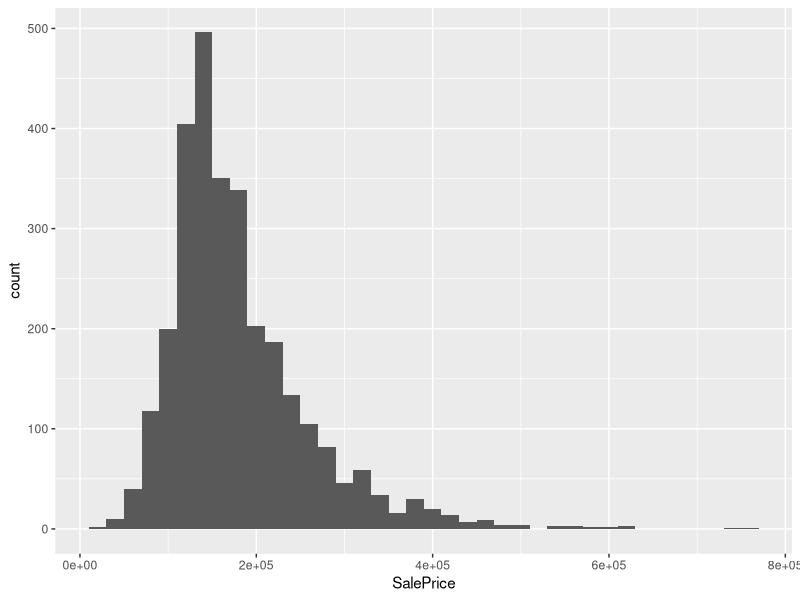
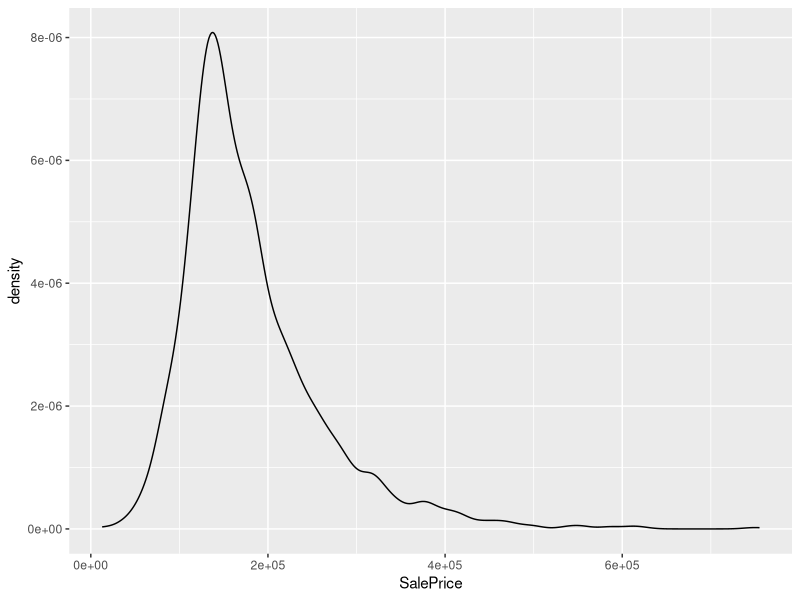
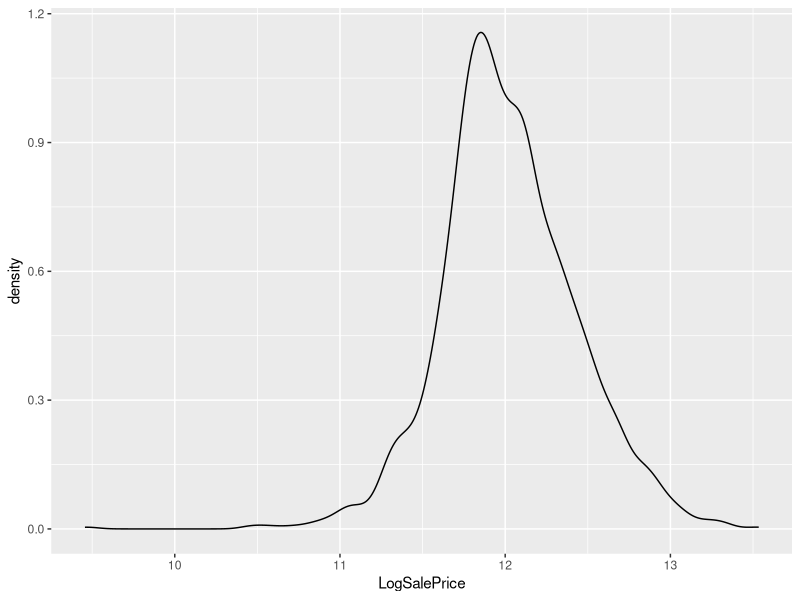
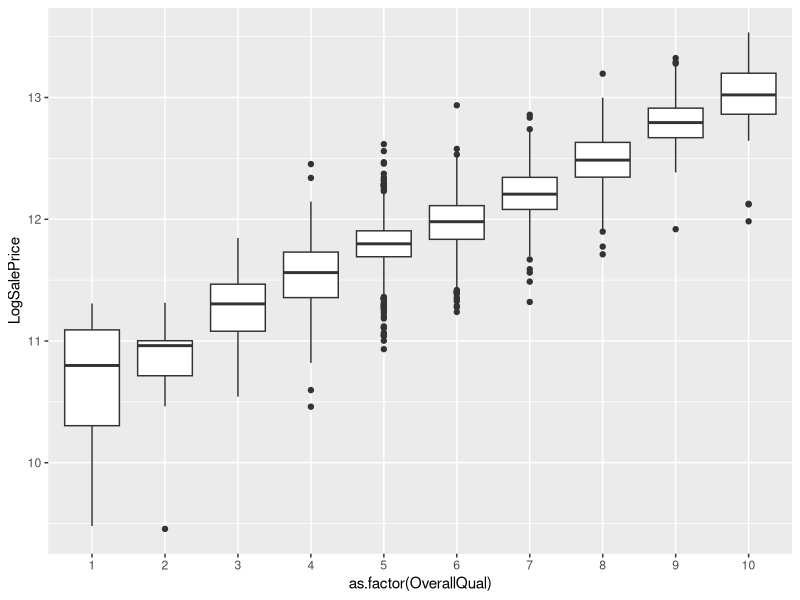
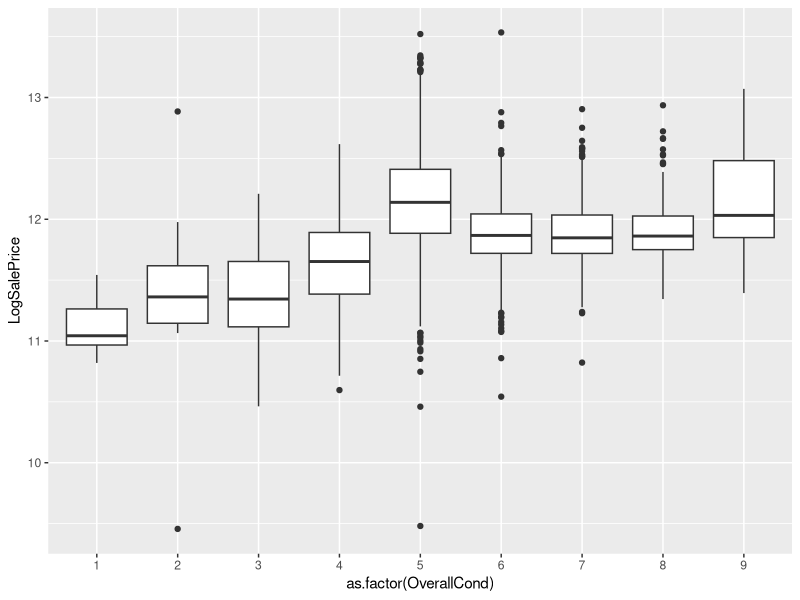
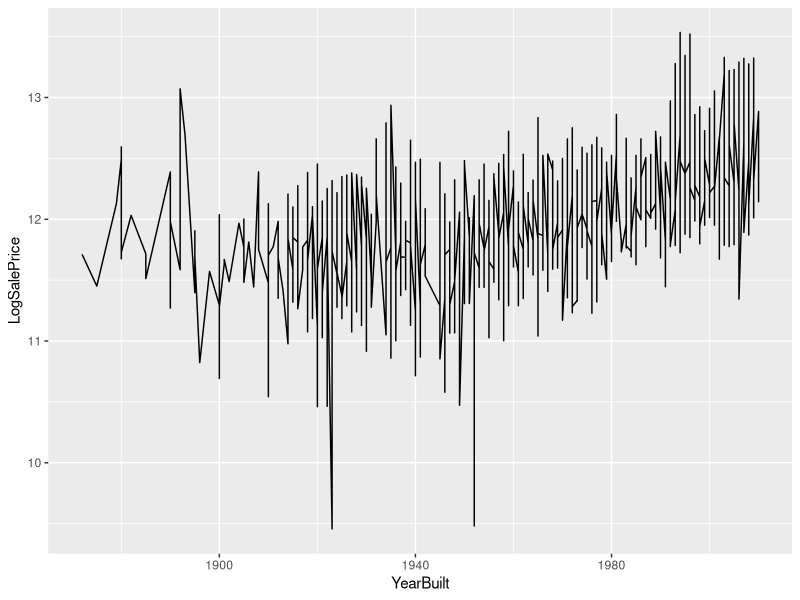
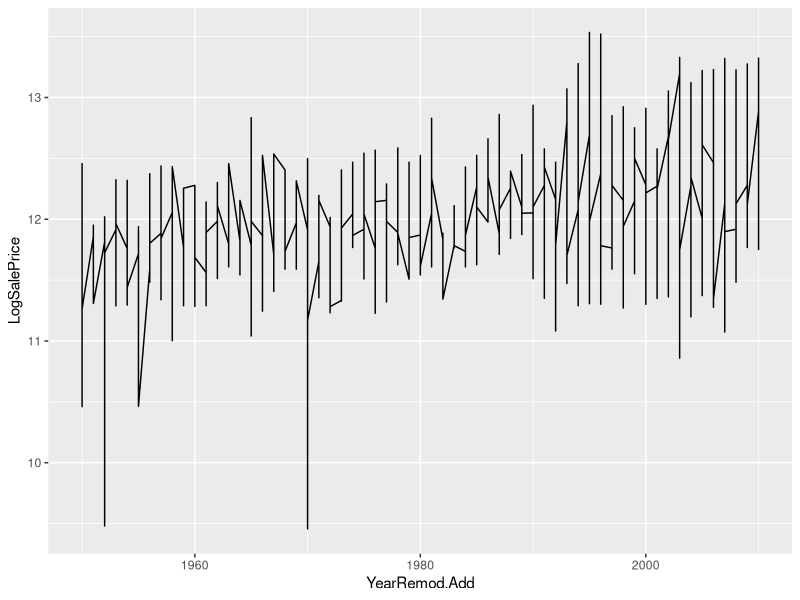
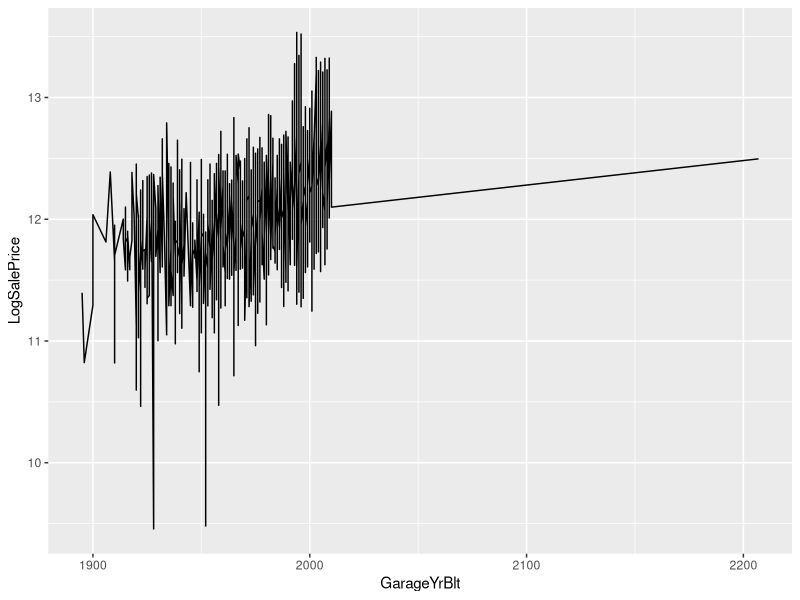

These charts were generated, in order, by the following R code: (Note: this script raises an error after producing the figures.)
## ---- chunk 1
library(tidyverse)
library(stringr)
library(glmnet) # regularization
library(pls) # for pcr
library(randomForest)
library(caret)
library(leaps) # for forward linear regression
## ---- chunk 2
ames <- read.csv("Ames.csv")

## ---- chunk 3
summary(ames$SalePrice)
ames %>% ggplot(aes(x = SalePrice)) + geom_histogram(binwidth = 20000)
ames %>% ggplot(aes(x = SalePrice)) + geom_density()
## ---- chunk 4
ames <- ames %>% mutate(LogSalePrice = log(SalePrice))
ames <- ames %>% select(LogSalePrice, everything())
ames$SalePrice <- NULL

summary(ames$LogSalePrice)
ames %>% ggplot(aes(x = LogSalePrice)) + geom_density()
## ---- chunk 5
ames <- ames %>% mutate(Artery = ifelse(Condition1 == "Artery" | Condition2 == "Artery", 1, 0),
                        Feedr = ifelse(Condition1 == "Feedr" | Condition2 == "Feedr", 1, 0),
                        PosA = ifelse(Condition1 == "PosA" | Condition2 == "PosA", 1, 0),
                        PosN = ifelse(Condition1 == "PosN" | Condition2 == "PosN", 1, 0),
                        RRAe = ifelse(Condition1 == "RRAe" | Condition2 == "RRAe", 1, 0),
                        RRAn = ifelse(Condition1 == "RRAn" | Condition2 == "RRAn", 1, 0),
                        RRNe = ifelse(Condition1 == "RRNe", 1, 0),
                        RRNn = ifelse(Condition1 == "RRNn" | Condition2 == "RRNn", 1, 0))
ames$Condition1 <- NULL
ames$Condition2 <- NULL
## ---- chunk 6
ames <- ames %>% mutate(ExteriorAsbShng = ifelse(Exterior1st == "AsbShng" | Exterior2nd == "AsbShng", 1, 0),
                        ExteriorAsphShn = ifelse(Exterior1st == "AsphShn" | Exterior2nd == "AsphShn", 1, 0),
                        ExteriorBrkComm = ifelse(Exterior1st == "BrkComm" | Exterior2nd == "Brk Cmn", 1, 0),
                        ExteriorBrkFace = ifelse(Exterior1st == "BrkFace" | Exterior2nd == "BrkFace", 1, 0),
                        ExteriorCBlock = ifelse(Exterior1st == "CBlock" | Exterior2nd == "CBlock", 1, 0),
                        ExteriorCemntBd = ifelse(Exterior1st == "CemntBd" | Exterior2nd == "CemntBd", 1, 0),
                        ExteriorHdBoard = ifelse(Exterior1st == "HdBoard" | Exterior2nd == "HdBoard", 1, 0),
                        ExteriorImStucc = ifelse(Exterior1st == "ImStucc" | Exterior2nd == "ImStucc", 1, 0),
                        ExteriorMetalSd = ifelse(Exterior1st == "MetalSd" | Exterior2nd == "MetalSd", 1, 0),
                        ExteriorPlywood = ifelse(Exterior1st == "Plywood" | Exterior2nd == "Plywood", 1, 0),
                        ExteriorPreCast = ifelse(Exterior1st == "PreCast" | Exterior2nd == "PreCast", 1, 0),
                        ExteriorStone = ifelse(Exterior1st == "Stone" | Exterior2nd == "Stone", 1, 0),
                        ExteriorStucco = ifelse(Exterior1st == "Stucco" | Exterior2nd == "Stucco", 1, 0),
                        ExteriorVinylSd = ifelse(Exterior1st == "VinylSd" | Exterior2nd == "VinylSd", 1, 0),
                        ExteriorWdSdng = ifelse(Exterior1st == "Wd Sdng" | Exterior2nd == "Wd Sdng", 1, 0),
                        ExteriorWdShing = ifelse(Exterior1st == "WdShing" | Exterior2nd == "Wd Shng", 1, 0),
                        ExteriorOther = ifelse(Exterior2nd == "AsbShng", 1, 0))
#View(select(ames, starts_with("Exterior")))
ames$Exterior1st <- NULL
ames$Exterior2nd <- NULL
## ---- chunk 7
ames %>% ggplot(aes(x = as.factor(OverallQual), y = LogSalePrice)) + geom_boxplot()
ames %>% ggplot(aes(x = as.factor(OverallCond), y = LogSalePrice)) + geom_boxplot()
## ---- chunk 8
ames$OverallQual <- as.factor(ames$OverallQual)
ames$OverallCond <- as.factor(ames$OverallCond)
## ---- chunk 9
summary(ames$YearBuilt)
summary(ames$YearRemod.Add)
## ---- chunk 10
ames %>% ggplot(aes(x = YearBuilt, y = LogSalePrice)) + geom_line()
ames %>% ggplot(aes(x = YearRemod.Add, y = LogSalePrice)) + geom_line()
## ---- chunk 11
ames <- ames %>% mutate(YearsSince1950Built = ifelse(YearBuilt > 1950, YearBuilt - 1950, 0),
                        YearsSince1950Remod = YearRemod.Add - 1950)
ames$YearBuilt <- NULL
ames$YearRemod.Add <- NULL
## ---- chunk 12
ames %>% ggplot(aes(x = GarageYrBlt, y = LogSalePrice)) + geom_line()
## ---- chunk 13
ames <- ames %>% mutate(GarageYrBlt = ifelse(GarageYrBlt > 2015, NA, GarageYrBlt))
ames %>% ggplot(aes(x = GarageYrBlt, y = LogSalePrice)) + geom_line()
## ---- chunk 14
ames <- ames %>% mutate(YearsSince1950GarageBuilt = ifelse(GarageYrBlt > 1950, GarageYrBlt - 1950, 0))
ames$GarageYrBlt <- NULL
## ---- chunk 15
ames$YrSold <- as.factor(ames$YrSold)
ames$MoSold <- as.factor(ames$MoSold)
## ---- chunk 16
ames %>% ggplot(aes(x = YrSold)) + geom_bar() + xlab("Year Sold")
ames %>% ggplot(aes(x = YrSold, y = LogSalePrice)) + xlab("Year Sold") + ylab("Log(Sale Price)") + geom_boxplot()
ames %>% ggplot(aes(x = MoSold, y = LogSalePrice)) + geom_boxplot()
## ---- chunk 17
naTF <- sapply(ames, anyNA)
amesNaCols <- colnames(ames[,naTF])
amesNaCols
## ---- chunk 18
ames <- ames %>% mutate(LotFrontage = ifelse(is.na(LotFrontage), 0, LotFrontage),
                        MasVnrType = addNA(MasVnrType),
                        MasVnrArea = ifelse(is.na(MasVnrArea), 0, MasVnrArea),
                        BsmtQual = addNA(BsmtQual),
                        BsmtCond = addNA(BsmtCond),
                        BsmtExposure = addNA(BsmtExposure),
                        BsmtFinType1 = addNA(BsmtFinType1),
                        BsmtFinType2 = addNA(BsmtFinType2),
                        BsmtFinSF1 = ifelse(is.na(BsmtFinSF1), 0, BsmtFinSF1),
                        BsmtFinSF2 = ifelse(is.na(BsmtFinSF2), 0, BsmtFinSF2),
                        BsmtUnfSF = ifelse(is.na(BsmtUnfSF), 0, BsmtUnfSF),
                        TotalBsmtSF = ifelse(is.na(TotalBsmtSF), 0, TotalBsmtSF),
                        Electrical = addNA(Electrical),
                        BsmtFullBath = ifelse(is.na(BsmtFullBath), 0, BsmtFullBath),
                        BsmtHalfBath = ifelse(is.na(BsmtHalfBath), 0, BsmtHalfBath),
                        GarageFinish = addNA(GarageFinish),
                        GarageCars = ifelse(is.na(GarageCars), 0, GarageCars),
                        GarageArea = ifelse(is.na(GarageArea), 0, GarageArea),
                        GarageQual = addNA(GarageQual),
                        GarageCond = addNA(GarageCond),
                        YearsSince1950GarageBuilt = ifelse(is.na(YearsSince1950GarageBuilt), 0, YearsSince1950GarageBuilt))
## ---- chunk 19
naTF <- sapply(ames, anyNA)
amesNaCols <- colnames(ames[,naTF])
amesNaCols
## ---- chunk 20
ames %>% ggplot(aes(x = GrLivArea, y = LogSalePrice)) + geom_point()
## ---- chunk 21
ames <- ames %>% filter(GrLivArea < 4000)
ames %>% ggplot(aes(x = GrLivArea, y = LogSalePrice)) + geom_point()
## ---- chunk 22
ames %>% ggplot(aes(x = LotFrontage, y = LogSalePrice)) + geom_point()
ames %>% ggplot(aes(x = LotArea, y = LogSalePrice)) + geom_point()
ames %>% ggplot(aes(x = MasVnrArea, y = LogSalePrice)) + geom_point()
ames %>% ggplot(aes(x = TotalBsmtSF, y = LogSalePrice)) + geom_point()
ames %>% ggplot(aes(x = X1stFlrSF, y = LogSalePrice)) + geom_point()
ames %>% ggplot(aes(x = X2ndFlrSF, y = LogSalePrice)) + geom_point()
ames %>% ggplot(aes(x = PoolArea, y = LogSalePrice)) + geom_point()
ames %>% ggplot(aes(x = GarageArea, y = LogSalePrice)) + geom_point()
## ---- chunk 23
ames %>% ggplot(aes(x = LotFrontage, y = LogSalePrice)) + geom_smooth()
ames %>% ggplot(aes(x = LotArea, y = LogSalePrice)) + geom_smooth()
ames %>% ggplot(aes(x = MasVnrArea, y = LogSalePrice)) + geom_smooth()
ames %>% ggplot(aes(x = TotalBsmtSF, y = LogSalePrice)) + geom_smooth()
ames %>% ggplot(aes(x = X1stFlrSF, y = LogSalePrice)) + geom_smooth()
ames %>% ggplot(aes(x = X2ndFlrSF, y = LogSalePrice)) + geom_smooth()
ames %>% ggplot(aes(x = PoolArea, y = LogSalePrice)) + geom_smooth()
ames %>% ggplot(aes(x = GarageArea, y = LogSalePrice)) + geom_smooth()
## ---- chunk 24
ames %>% ggplot(aes(x = as.factor(BsmtFullBath), y = LogSalePrice)) + geom_boxplot()
ames %>% ggplot(aes(x = as.factor(BsmtHalfBath), y = LogSalePrice)) + geom_boxplot()
ames %>% ggplot(aes(x = as.factor(FullBath), y = LogSalePrice)) + geom_boxplot()
ames %>% ggplot(aes(x = as.factor(HalfBath), y = LogSalePrice)) + geom_boxplot()
ames %>% ggplot(aes(x = as.factor(BedroomAbvGr), y = LogSalePrice)) + geom_boxplot()
ames %>% ggplot(aes(x = as.factor(KitchenAbvGr), y = LogSalePrice)) + geom_boxplot()
ames %>% ggplot(aes(x = as.factor(TotRmsAbvGrd), y = LogSalePrice)) + geom_boxplot()
ames %>% ggplot(aes(x = as.factor(Fireplaces), y = LogSalePrice)) + geom_boxplot()
ames %>% ggplot(aes(x = as.factor(GarageCars), y = LogSalePrice)) + geom_boxplot()
## ---- chunk 25
ames$BsmtFullBath <- as.factor(ames$BsmtFullBath)
ames$BsmtHalfBath <- as.factor(ames$BsmtHalfBath)
ames$FullBath <- as.factor(ames$FullBath)
ames$HalfBath <- as.factor(ames$HalfBath)
ames$BedroomAbvGr <- as.factor(ames$BedroomAbvGr)
ames$KitchenAbvGr <- as.factor(ames$KitchenAbvGr)
ames$TotRmsAbvGrd <- as.factor(ames$TotRmsAbvGrd)
ames$Fireplaces <- as.factor(ames$Fireplaces)
ames$GarageCars <- as.factor(ames$GarageCars)
ames$MSSubClass <- as.factor(ames$MSSubClass)
## ---- chunk 26
as_tibble(ames)
## ---- chunk 27
OSR2 <- function(predictions, train, test) {
  SSE <- sum((test - predictions)^2)
  SST <- sum((test - mean(train))^2)
  r2 <- 1 - SSE/SST
  return(r2)
}

printMetricsHelp <- function(train, test, pred.train, pred.test, doExp) {
  if(doExp) {
    train <- exp(train)
    test <- exp(test)
    pred.train <- exp(pred.train)
    pred.test <- exp(pred.test)
  }
  
  trainRsq <- OSR2(pred.train, train, train)
  testRsq <- OSR2(pred.test, train, test)
  trainMAE <- mean(abs(train - pred.train))
  testMAE <- mean(abs(test - pred.test))
  trainRMSE <- sqrt(mean((train - pred.train)^2))
  testRMSE <- sqrt(mean((test - pred.test)^2))
  
  print(str_c("Training set R^2: ", trainRsq))
  print(str_c("Training set MAE: ", trainMAE))
  print(str_c("Training set RMSE: ", trainRMSE))
  print(str_c("Test set R^2: ", testRsq))
  print(str_c("Test set MAE: ", testMAE))
  print(str_c("Test set RMSE: ", testRMSE))
}

printMetrics <- function(train, test, pred.train, pred.test) {
  print("Metrics for Log(Sale Price):")
  printMetricsHelp(train, test, pred.train, pred.test, FALSE)
  print("")
  print("Metrics for Sale Price:")
  printMetricsHelp(train, test, pred.train, pred.test, TRUE)
}
## ---- chunk 28
ames %>% ggplot(aes(x = YrSold)) + geom_bar()
## ---- chunk 29
train <- ames %>% filter(YrSold %in% c("2006", "2007", "2008"))
test <- ames %>% filter(YrSold %in% c("2009", "2010"))
train$YrSold <- NULL
test$YrSold <- NULL
## ---- chunk 30
poly_degree <- 10
big_formula <- LogSalePrice ~ poly(LotFrontage, poly_degree) + poly(LotArea, 5) + poly(MasVnrArea, poly_degree) + poly(BsmtFinSF1, poly_degree) + poly(BsmtFinSF2, poly_degree) + poly(BsmtUnfSF, poly_degree) + poly(TotalBsmtSF, poly_degree) + poly(X1stFlrSF, poly_degree) + poly(X2ndFlrSF, poly_degree) + poly(LowQualFinSF, 5) + poly(GrLivArea, poly_degree) + poly(GarageArea, poly_degree) + poly(WoodDeckSF, poly_degree) + poly(OpenPorchSF, poly_degree) + poly(EnclosedPorch, poly_degree) + poly(X3SsnPorch, poly_degree) + poly(ScreenPorch, poly_degree) + poly(MiscVal, poly_degree) + poly(YearsSince1950Built, poly_degree) + poly(YearsSince1950Remod, poly_degree) + poly(YearsSince1950GarageBuilt, poly_degree) -1 + .

trainY <- train$LogSalePrice
trainX <- model.matrix(big_formula, data = train)

testY <- test$LogSalePrice
testX <- model.matrix(big_formula, data = test)
## ---- chunk 31
train.df <- as.data.frame(cbind(trainY, trainX))
mod.naive <- lm(trainY ~ ., data = train.df)
summary(mod.naive)
## ---- chunk 32
mod.commonsense <- lm(LogSalePrice ~ MSSubClass + as.numeric(OverallQual) + YearsSince1950Built + GrLivArea + as.numeric(TotRmsAbvGrd) + as.numeric(FullBath) + SaleCondition, data = train)
summary(mod.commonsense)
## ---- chunk 33
pred.commonsense.train <- predict(mod.commonsense)
pred.commonsense.test <- predict(mod.commonsense, newdata = test)
printMetrics(trainY, testY, pred.commonsense.train, pred.commonsense.test)
## ---- chunk 34
trainX.colSDs <- apply(trainX, 2, sd)
trainX.constantCols <- which(abs(trainX.colSDs) < .1)
trainX.pcr <- trainX[, -trainX.constantCols]

set.seed(2312)
train.pcr <- train(trainX.pcr, trainY, 
                   method = "pcr", 
                   preProcess = c("center", "scale", "pca"),
                   trControl = trainControl(method = "cv", number = 10, selectionFunction = "oneSE"),
                   tuneGrid = data.frame(ncomp = seq_len(100)))
train.pcr
train.pcr$results %>% ggplot(aes(x = ncomp, y = RMSE)) + geom_point(size = 3) + 
  ylab("CV RMSE") + theme_bw() + theme(axis.title=element_text(size=18), axis.text=element_text(size=18))

train.df.pcr <- as.data.frame(cbind(trainY, trainX.pcr))
mod.pcr <- pcr(trainY ~ ., data = train.df.pcr, scale = TRUE, ncomp = 30)
## ---- chunk 35
testX.pcr <- testX[, -trainX.constantCols]
test.df.pcr <- as.data.frame(cbind(testY, testX.pcr))

pred.pcr.train <- predict(mod.pcr, newdata = train.df.pcr, ncomp = 30)
pred.pcr.test <- predict(mod.pcr, newdata = test.df.pcr, ncomp = 30)
printMetrics(trainY, testY, pred.pcr.train, pred.pcr.test)
## ---- chunk 36
set.seed(1112)
mod.ridge <- glmnet(x = trainX, y = trainY, alpha = 0)

# mod.ridge <- glmnet(x = trainX, y = trainY, alpha = 0, lambda.min.ratio = 10^-6, nlambda = 500)
## ---- chunk 37
mod.ridge$lambda

coefs.ridge <- coef(mod.ridge)

plot(mod.ridge, xvar = "lambda")
## ---- chunk 38
?cv.glmnet

set.seed(3134)
cv.ridge <- cv.glmnet(x = trainX, y = trainY, alpha = 0)

plot(cv.ridge)
## ---- chunk 39
?predict.cv.glmnet

print(str_c("Chosen lambda: ", cv.ridge$lambda.1se))

pred.ridge.train <- predict(cv.ridge, newx = trainX)
pred.ridge.test <- predict(cv.ridge, newx = testX)
printMetrics(trainY, testY, pred.ridge.train, pred.ridge.test)
## ---- chunk 40
pred.naivelr.train <- predict(mod.ridge, newx = trainX, s = 0, exact = TRUE,x = trainX, y = trainY)
pred.naivelr.test <- predict(mod.ridge, newx = testX, s = 0, exact = TRUE, x = trainX, y = trainY)
printMetrics(trainY, testY, pred.naivelr.train, pred.naivelr.test)
## ---- chunk 41
set.seed(3439)
mod.lasso <- glmnet(x = trainX, y = trainY, alpha = 1)
## ---- chunk 42
mod.lasso$lambda

coefs.lasso <- coef(mod.lasso)

plot(mod.lasso, xvar = "lambda")
## ---- chunk 43
set.seed(821)
cv.lasso <- cv.glmnet(x = trainX, y = trainY, alpha = 1)

cv.lasso$lambda.min
cv.lasso$lambda.1se

plot(cv.lasso)
## ---- chunk 44
pred.lasso.train <- predict(cv.lasso, newx = trainX)
pred.lasso.test <- predict(cv.lasso, newx = testX)

# tells us the non-zero coefficient indicies
nzero.lasso <- predict(cv.lasso, type = "nonzero")

printMetrics(trainY, testY, pred.lasso.train, pred.lasso.test)
## ---- chunk 45
mod.lasso$df # gives the number of non-zero coefficients for each value of lambda
lambda_24 <- mod.lasso$lambda[which(mod.lasso$df == 24)]

lambda_24_coefs <- as.matrix(coef(mod.lasso, s = lambda_24))
lambda_24_coefs_df <- data.frame(Variable = rownames(lambda_24_coefs),lambda_24_coefs)

first_24 <- lambda_24_coefs_df %>% filter(X1 != 0)

first_24$Variable
## ---- chunk 46
mod.initial <- lm(trainY ~ 1, data = train.df)
forward.big <- formula(lm(trainY ~ ., data = train.df))
mod.forward <- step(mod.initial, steps = 25, direction = "forward", scope = forward.big)
#summary(mod.forward)

# predictions
test.df <- as.data.frame(cbind(testY, testX))

pred.forward.train <- predict(mod.forward, newdata = train.df)
pred.forward.test <- predict(mod.forward, newdata = test.df)

printMetrics(trainY, testY, pred.forward.train, pred.forward.test)
## ---- chunk 47
set.seed(95)
mod.rf <- randomForest(x = trainX, y = trainY, do.trace = FALSE)
## ---- chunk 48
pred.rf.train <- predict(mod.rf, newdata = trainX)
pred.rf.test <- predict(mod.rf, newdata = testX)

printMetrics(trainY, testY, pred.rf.train, pred.rf.test)
